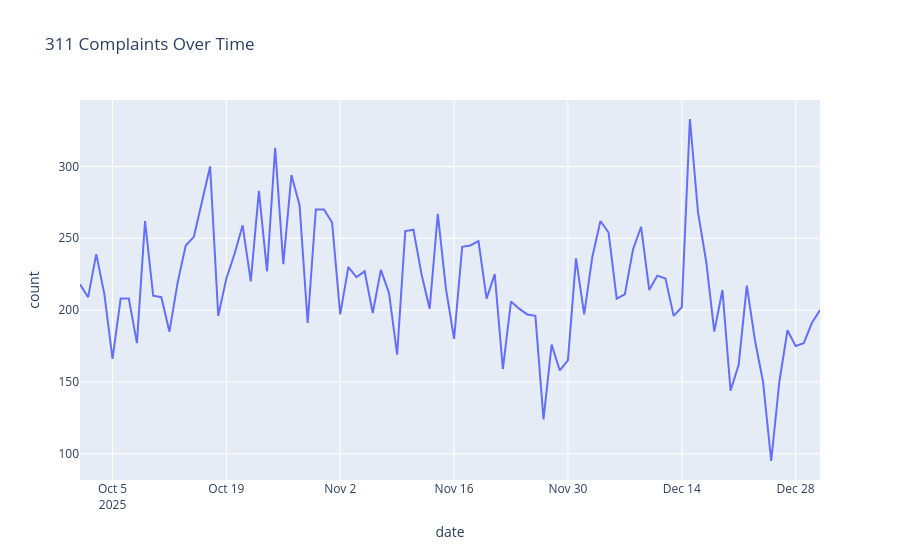

The cell this chart's notebook holds for it:
### Markdown cell above
# Visualization Technique - Line Plot- Daily Count
### A line plot is used to visualize the number of complaints over time. This type of plot is well-suited for time series data because it makes it easy to identify trends, spikes, and changes across a continuous time axis.
### In this dashboard, the line plot serves as the overall “trend view,” showing how complaint volume changes throughout the selected date range

### Code cell
daily_counts = cleaned_df.groupby("date").size().reset_index(name="count")

line_plot = px.line(
    daily_counts,
    x="date",
    y="count",
    title="311 Complaints Over Time"
)
line_plot.show()

### Figure 1 — Plotly figure (JSON) as saved in the notebook; plotly's stock layout.template omitted (floating-point values rounded to 4 significant figures)
{"data": [{"hovertemplate": "date=%{x}<br>count=%{y}<extra></extra>", "legendgroup": "", "line": {"color": "#636efa", "dash": "solid"}, "marker": {"symbol": "circle"}, "mode": "lines", "name": "", "orientation": "v", "showlegend": false, "type": "scatter", "x": ["2025-10-01", "2025-10-02", "2025-10-03", "2025-10-04", "2025-10-05", "2025-10-06", "2025-10-07", "2025-10-08", "2025-10-09", "2025-10-10", "2025-10-11", "2025-10-12", "2025-10-13", "2025-10-14", "2025-10-15", "2025-10-16", "2025-10-17", "2025-10-18", "2025-10-19", "2025-10-20", "2025-10-21", "2025-10-22", "2025-10-23", "2025-10-24", "2025-10-25", "2025-10-26", "2025-10-27", "2025-10-28", "2025-10-29", "2025-10-30", "2025-10-31", "2025-11-01", "2025-11-02", "2025-11-03", "2025-11-04", "2025-11-05", "2025-11-06", "2025-11-07", "2025-11-08", "2025-11-09", "2025-11-10", "2025-11-11", "2025-11-12", "2025-11-13", "2025-11-14", "2025-11-15", "2025-11-16", "2025-11-17", "2025-11-18", "2025-11-19", "2025-11-20", "2025-11-21", "2025-11-22", "2025-11-23", "2025-11-24", "2025-11-25", "2025-11-26", "2025-11-27", "2025-11-28", "2025-11-29", "2025-11-30", "2025-12-01", "2025-12-02", "2025-12-03", "2025-12-04", "2025-12-05", "2025-12-06", "2025-12-07", "2025-12-08", "2025-12-09", "2025-12-10", "2025-12-11", "2025-12-12", "2025-12-13", "2025-12-14", "2025-12-15", "2025-12-16", "2025-12-17", "2025-12-18", "2025-12-19", "2025-12-20", "2025-12-21", "2025-12-22", "2025-12-23", "2025-12-24", "2025-12-25", "2025-12-26", "2025-12-27", "2025-12-28", "2025-12-29", "2025-12-30", "2025-12-31"], "xaxis": "x", "y": [218, 209, 239, 211, 166, 208, 208, 177, 262, 210, 209, 185, 219, 245, 251, 275, 300, 196, 222, 239, 259, 220, 283, 227, 313, 232, 294, 273, 191, 270, 270, 261, 197, 230, 223, 227, 198, 228, 212, 169, 255, 256, 225, 201, 267, 215, 180, 244, 245, 248, 208, 225, 159, 206, 201, 197, 196, 124, 176, 158, 165, 236, 197, 237, 262, 254, 208, 211, 242, 258, 214, 224, 222, 196, 202, 333, 268, 234, 185, 214, 144, 162, 217, 179, 150, 95, 150, 186, 175, 177, 191, 200], "yaxis": "y"}], "layout": {"legend": {"tracegroupgap": 0}, "title": {"text": "311 Complaints Over Time"}, "xaxis": {"anchor": "y", "domain": [0, 1], "title": {"text": "date"}}, "yaxis": {"anchor": "x", "domain": [0, 1], "title": {"text": "count"}}}}
